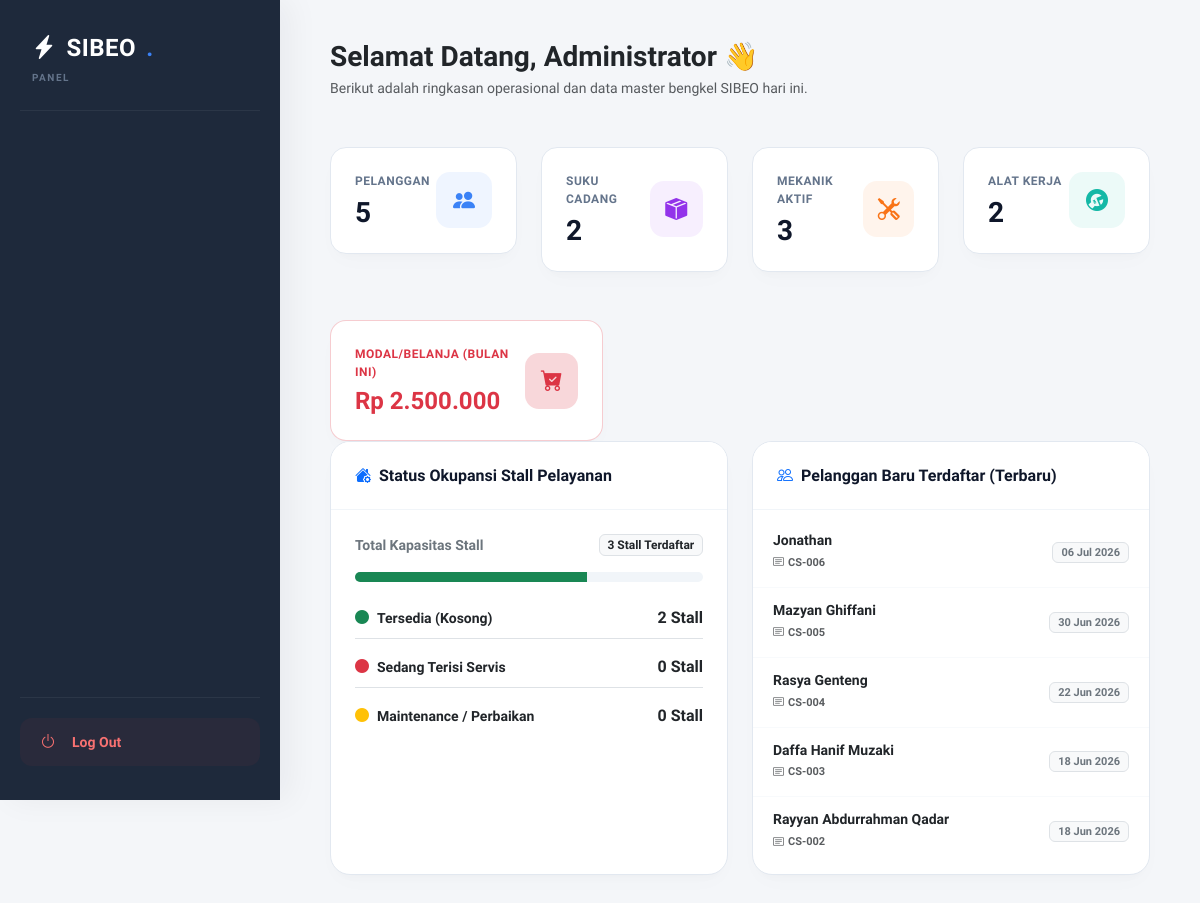
Screenshot of /admin/dashboard.php with the database file from the repository.
### tables this page shows
CREATE TABLE `tbl_pelanggan` (
  `id_pelanggan` int(11) NOT NULL,
  `nomor_pelanggan` varchar(20) NOT NULL,
  `nama_lengkap` varchar(100) NOT NULL,
  `nik` varchar(16) NOT NULL,
  `no_telepon` varchar(15) NOT NULL,
  `email` varchar(100) NOT NULL,
  `alamat` text NOT NULL,
  `password` varchar(50) NOT NULL,
  `status` enum('aktif','nonaktif') NOT NULL DEFAULT 'aktif',
  `created_at` timestamp NOT NULL DEFAULT current_timestamp()
);

### admin/dashboard.php (the view, shortened to what this page needs)
<?php
include "../config/koneksi.php";
$total_pelanggan   = mysqli_num_rows(mysqli_query($koneksi, "SELECT id_pelanggan FROM tbl_pelanggan"));
$total_suku_cadang = mysqli_num_rows(mysqli_query($koneksi, "SELECT id_suku_cadang FROM tbl_suku_cadang"));
$total_mekanik     = mysqli_num_rows(mysqli_query($koneksi, "SELECT id_mekanik FROM tbl_mekanik"));
$total_alat        = mysqli_num_rows(mysqli_query($koneksi, "SELECT id_alat FROM tbl_alat_kerja"));
$query_modal = mysqli_query($koneksi, "SELECT SUM(total_biaya) as pengeluaran FROM tbl_pengadaan WHERE MONTH(tanggal_pengadaan) = MONTH(CURRENT_DATE())");
$data_modal = mysqli_fetch_assoc($query_modal);
$pengeluaran_bulan_ini = $data_modal['pengeluaran'] ? $data_modal['pengeluaran'] : 0;
$total_stall       = mysqli_num_rows(mysqli_query($koneksi, "SELECT id_stall FROM tbl_stall"));
$stall_tersedia    = mysqli_num_rows(mysqli_query($koneksi, "SELECT id_stall FROM tbl_stall WHERE LOWER(status)='tersedia'"));
$stall_terisi      = mysqli_num_rows(mysqli_query($koneksi, "SELECT id_stall FROM tbl_stall WHERE LOWER(status) IN ('terisi', 'terpakai')"));
$stall_maintenance = mysqli_num_rows(mysqli_query($koneksi, "SELECT id_stall FROM tbl_stall WHERE LOWER(status)='maintenance'"));
$query_recent_cust = mysqli_query($koneksi, "SELECT nama_lengkap, nomor_pelanggan, created_at FROM tbl_pelanggan ORDER BY id_pelanggan DESC LIMIT 5");
function safe_text($value) {
    return htmlspecialchars((string)$value, ENT_QUOTES, 'UTF-8');
}
?>
<!DOCTYPE html>
<html lang="id">
<head>
    <link href="https://cdn.jsdelivr.net/npm/bootstrap@5.3.0/dist/css/bootstrap.min.css" rel="stylesheet">
    <link rel="stylesheet" href="https://cdn.jsdelivr.net/npm/bootstrap-icons@1.11.1/font/bootstrap-icons.css">
</head>
<body>
<div class="layout-wrapper">
    <?php include '../includes/sidebar.php'; ?>
    <div class="main-canvas">
        <div class="mb-5">
            <h3 class="fw-bold text-dark m-0">Selamat Datang, Administrator 👋</h3>
            <p class="text-muted small m-0 mt-1">Berikut adalah ringkasan operasional dan data master bengkel SIBEO hari ini.</p>
        </div>
        <div class="row g-4 mb-5">
            <div class="col-12 col-sm-6 col-xl-3">
                <div class="widget-stat-card">
                    <div>
                        <p class="widget-info-title">Pelanggan</p>
                        <h3 class="widget-info-value"><?= $total_pelanggan; ?></h3>
                    </div>
                    <div class="widget-icon-box icon-blue">
                        <i class="bi bi-people-fill"></i>
                    </div>
                </div>
            </div>
            <div class="col-12 col-sm-6 col-xl-3">
                <div class="widget-stat-card">
                    <div>
                        <p class="widget-info-title">Suku Cadang</p>
                        <h3 class="widget-info-value"><?= $total_suku_cadang; ?></h3>
                    </div>
                    <div class="widget-icon-box icon-purple">
                        <i class="bi bi-box-seam-fill"></i>
                    </div>
                </div>
            </div>
            <div class="col-12 col-sm-6 col-xl-3">
                <div class="widget-stat-card">
                    <div>
                        <p class="widget-info-title">Mekanik Aktif</p>
                        <h3 class="widget-info-value"><?= $total_mekanik; ?></h3>
                    </div>
                    <div class="widget-icon-box icon-orange">
                        <i class="bi bi-tools"></i>
                    </div>
                </div>
            </div>
            <div class="col-12 col-sm-6 col-xl-3">
                <div class="widget-stat-card">
                    <div>
                        <p class="widget-info-title">Alat Kerja</p>
                        <h3 class="widget-info-value"><?= $total_alat; ?></h3>
                    </div>
                    <div class="widget-icon-box icon-teal">
                        <i class="bi bi-wrench-adjustable-circle-fill"></i>
                    </div>
                </div>
            </div>
        </div>
        <div class="col-12 col-sm-6 col-xl-4">
            <div class="widget-stat-card border-danger border-opacity-25">
                <div>
                    <p class="widget-info-title text-danger">Modal/Belanja (Bulan Ini)</p>
                    <h3 class="widget-info-value fs-4 text-danger">Rp <?= number_format($pengeluaran_bulan_ini, 0, ',', '.'); ?></h3>
                </div>
                <div class="widget-icon-box bg-danger-subtle text-danger">
                    <i class="bi bi-cart-check-fill"></i>
                </div>
            </div>
        </div>
        <div class="row g-4">
            <div class="col-12 col-lg-6">
                <div class="data-card-premium h-100">
                    <div class="data-card-header">
                        <h5 class="data-card-title"><i class="bi bi-house-gear-fill text-primary me-2"></i>Status Okupansi Stall Pelayanan</h5>
                    </div>
                    <div class="p-4">
                        <div class="d-flex justify-content-between align-items-center mb-3">
                            <span class="small fw-bold text-secondary">Total Kapasitas Stall</span>
                            <span class="badge bg-light text-dark fw-bold border px-2.5 py-1"><?= $total_stall; ?> Stall Terdaftar</span>
                        </div>
                        <div class="progress-stall d-flex mb-4">
                            <?php if($total_stall > 0): ?>
                                <div class="progress-bar bg-success" style="width: <?= ($stall_tersedia/$total_stall)*100; ?>%"></div>
                            <?php endif; ?>
                        </div>
                        <div class="d-flex flex-column gap-3">
                            <div class="d-flex justify-content-between align-items-center border-bottom pb-2">
                                <span class="small fw-semibold text-dark"><i class="bi bi-circle-fill text-success me-2"></i>Tersedia (Kosong)</span>
                                <span class="fw-bold text-dark"><?= $stall_tersedia; ?> Stall</span>
                            </div>
                            <div class="d-flex justify-content-between align-items-center border-bottom pb-2">
                                <span class="small fw-semibold text-dark"><i class="bi bi-circle-fill text-danger me-2"></i>Sedang Terisi Servis</span>
                                <span class="fw-bold text-dark"><?= $stall_terisi; ?> Stall</span>
                            </div>
                            <div class="d-flex justify-content-between align-items-center">
                                <span class="small fw-semibold text-dark"><i class="bi bi-circle-fill text-warning me-2"></i>Maintenance / Perbaikan</span>
                                <span class="fw-bold text-dark"><?= $stall_maintenance; ?> Stall</span>
                            </div>
                        </div>
                    </div>
                </div>
            </div>
            <div class="col-12 col-lg-6">
                <div class="data-card-premium h-100">
                    <div class="data-card-header">
                        <h5 class="data-card-title"><i class="bi bi-people text-primary me-2"></i>Pelanggan Baru Terdaftar (Terbaru)</h5>
                    </div>
                    <div class="py-2">
                        <?php
                        if (mysqli_num_rows($query_recent_cust) > 0) {
                            while ($cust = mysqli_fetch_assoc($query_recent_cust)) {
                                ?>
                                <div class="recent-item">
                                    <div>
                                        <h6 class="m-0 fw-bold text-dark small" style="font-size:14px;"><?= safe_text($cust['nama_lengkap']); ?></h6>
                                        <span class="text-muted" style="font-size:11px; font-weight:600;"><i class="bi bi-card-text me-1"></i><?= safe_text($cust['nomor_pelanggan']); ?></span>
                                    </div>
                                    <span class="badge bg-light text-secondary border px-2 py-1 small" style="font-size:11px;">
                                        <?= date('d M Y', strtotime($cust['created_at'])); ?>
                                    </span>
                                </div>
                                <?php
                            }
                        } else {
                            echo '<div class="text-center text-muted py-5 small"><i class="bi bi-person-x d-block fs-3 mb-2 opacity-50"></i>Belum ada data pelanggan baru.</div>';
                        }
                        ?>
                    </div>
                </div>
            </div>
        </div>
    </div>
</div>
</body>
</html>

### admin/dashboard.php (style rules this page uses)
:root { --bg-body: #f4f6f9; --sidebar-bg: #1e293b; --sidebar-color: #94a3b8; --sidebar-active: #3b82f6; --text-dark: #0f172a; --card-shadow: 0 10px 25px -5px rgba(0, 0, 0, 0.02), 0 8px 10px -6px rgba(0, 0, 0, 0.02); }
* { font-family: 'Plus Jakarta Sans', sans-serif !important; }
body { background-color: var(--bg-body); color: #334155; overflow-x: hidden; }
.layout-wrapper { display: flex; min-height: 100vh; }
.main-canvas { flex-grow: 1; padding: 40px 50px; max-width: calc(100% - 280px); }
.widget-stat-card { background: #ffffff; border: 1px solid #e2e8f0; border-radius: 16px; padding: 24px; box-shadow: var(--card-shadow); display: flex; align-items: center; justify-content: space-between; transition: transform 0.2s ease; }
.widget-info-title { font-size: 12px; font-weight: 700; color: #64748b; text-transform: uppercase; letter-spacing: 0.5px; margin: 0; }
.widget-info-value { font-size: 28px; font-weight: 800; color: var(--text-dark); margin: 6px 0 0 0; }
.widget-icon-box { width: 56px; height: 56px; border-radius: 14px; display: flex; align-items: center; justify-content: center; font-size: 22px; }
.icon-blue { background: rgba(59, 130, 246, 0.08); color: #3b82f6; }
.icon-purple { background: rgba(147, 51, 234, 0.08); color: #9333ea; }
.icon-orange { background: rgba(249, 115, 22, 0.08); color: #f97316; }
.icon-teal { background: rgba(20, 184, 166, 0.08); color: #14b8a6; }
.data-card-premium { background: #ffffff; border-radius: 20px; border: 1px solid #e2e8f0; box-shadow: var(--card-shadow); overflow: hidden; }
.data-card-header { padding: 24px; background: #ffffff; border-bottom: 1px solid #f1f5f9; }
.data-card-title { font-size: 16px; font-weight: 700; color: var(--text-dark); margin: 0; }
.progress-stall { height: 10px; border-radius: 20px; background-color: #f1f5f9; overflow: hidden; }
.recent-item { display: flex; align-items: center; justify-content: space-between; padding: 14px 20px; border-bottom: 1px solid #f8fafc; }
.recent-item:last-child { border-bottom: none; }

### rows the page displays
tbl_pelanggan: nama_lengkap "Jonathan", nomor_pelanggan "CS-006", created_at "06 Jul 2026"
tbl_pelanggan: nama_lengkap "Mazyan Ghiffani", nomor_pelanggan "CS-005", created_at "30 Jun 2026"
tbl_pelanggan: nama_lengkap "Rasya Genteng", nomor_pelanggan "CS-004", created_at "22 Jun 2026"
tbl_pelanggan: nama_lengkap "Daffa Hanif Muzaki", nomor_pelanggan "CS-003", created_at "18 Jun 2026"
tbl_pelanggan: nama_lengkap "Rayyan Abdurrahman Qadar", nomor_pelanggan "CS-002", created_at "18 Jun 2026"

### other values shown
$total_pelanggan "5"
$total_suku_cadang "2"
$total_mekanik "3"
$total_alat "2"
$pengeluaran_bulan_ini "2.500.000"
$total_stall "3"
$stall_tersedia "2"
$stall_terisi "0"
$stall_maintenance "0"
